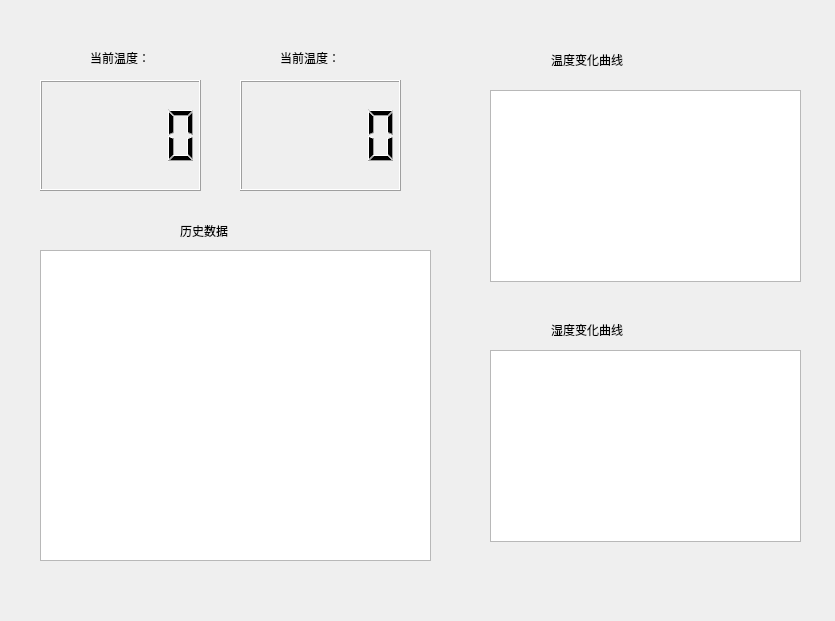
<?xml version="1.0" encoding="UTF-8"?>
<ui version="4.0">
 <class>Dialog</class>
 <widget class="QDialog" name="Dialog">
  <property name="geometry">
   <rect>
    <x>0</x>
    <y>0</y>
    <width>835</width>
    <height>621</height>
   </rect>
  </property>
  <property name="windowTitle">
   <string>Dialog</string>
  </property>
  <widget class="QLCDNumber" name="lcdNumber">
   <property name="geometry">
    <rect>
     <x>40</x>
     <y>80</y>
     <width>161</width>
     <height>111</height>
    </rect>
   </property>
  </widget>
  <widget class="QLCDNumber" name="lcdNumber_2">
   <property name="geometry">
    <rect>
     <x>240</x>
     <y>80</y>
     <width>161</width>
     <height>111</height>
    </rect>
   </property>
  </widget>
  <widget class="QTableView" name="tableView">
   <property name="geometry">
    <rect>
     <x>40</x>
     <y>250</y>
     <width>391</width>
     <height>311</height>
    </rect>
   </property>
  </widget>
  <widget class="QChartView" name="graphicsView">
   <property name="geometry">
    <rect>
     <x>490</x>
     <y>90</y>
     <width>311</width>
     <height>192</height>
    </rect>
   </property>
  </widget>
  <widget class="QChartView" name="graphicsView_2">
   <property name="geometry">
    <rect>
     <x>490</x>
     <y>350</y>
     <width>311</width>
     <height>192</height>
    </rect>
   </property>
  </widget>
  <widget class="QLabel" name="label">
   <property name="geometry">
    <rect>
     <x>90</x>
     <y>50</y>
     <width>72</width>
     <height>15</height>
    </rect>
   </property>
   <property name="text">
    <string>当前温度：</string>
   </property>
  </widget>
  <widget class="QLabel" name="label_2">
   <property name="geometry">
    <rect>
     <x>280</x>
     <y>50</y>
     <width>72</width>
     <height>15</height>
    </rect>
   </property>
   <property name="text">
    <string>当前温度：</string>
   </property>
  </widget>
  <widget class="QLabel" name="label_3">
   <property name="geometry">
    <rect>
     <x>180</x>
     <y>210</y>
     <width>111</width>
     <height>41</height>
    </rect>
   </property>
   <property name="text">
    <string>历史数据</string>
   </property>
  </widget>
  <widget class="QLabel" name="label_4">
   <property name="geometry">
    <rect>
     <x>551</x>
     <y>50</y>
     <width>121</width>
     <height>20</height>
    </rect>
   </property>
   <property name="text">
    <string>温度变化曲线</string>
   </property>
  </widget>
  <widget class="QLabel" name="label_5">
   <property name="geometry">
    <rect>
     <x>551</x>
     <y>320</y>
     <width>121</width>
     <height>20</height>
    </rect>
   </property>
   <property name="text">
    <string>湿度变化曲线</string>
   </property>
  </widget>
 </widget>
 <customwidgets>
  <customwidget>
   <class>QChartView</class>
   <extends>QGraphicsView</extends>
   <header>PyQt5.QtChart</header>
  </customwidget>
 </customwidgets>
 <resources/>
 <connections/>
</ui>
